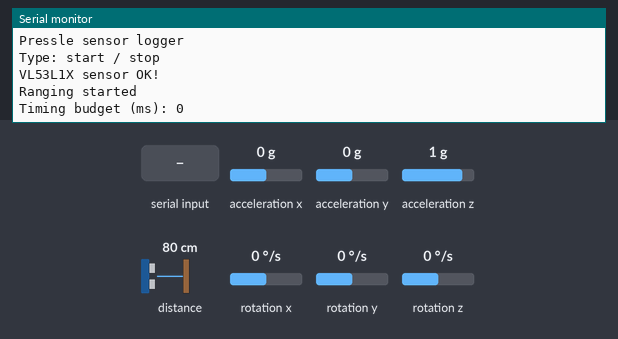
Bench run of a program on a simulated Arduino Nano 33 BLE. Parts: the last lines printed to the serial monitor. Inputs (shaded band) come from the test bench; at power-on: distance to the obstacle 80 cm, acceleration x 0 g, acceleration y 0 g, acceleration z 1 g, rotation x 0 °/s, rotation y 0 °/s, rotation z 0 °/s.

Above: at 1.2 s.
1.3 s: "start\n" received over Serial
At 1.8 s:
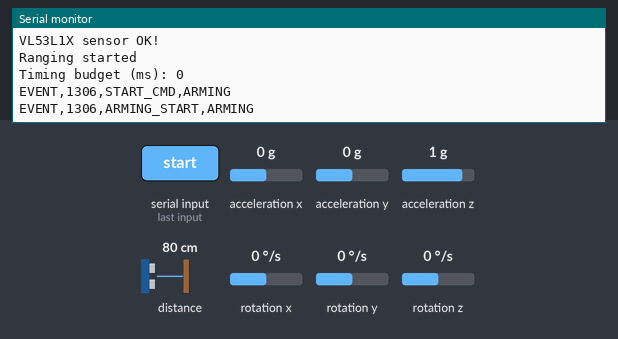
2.8 s: distance to the obstacle set to 2 cm
At 4.7 s:
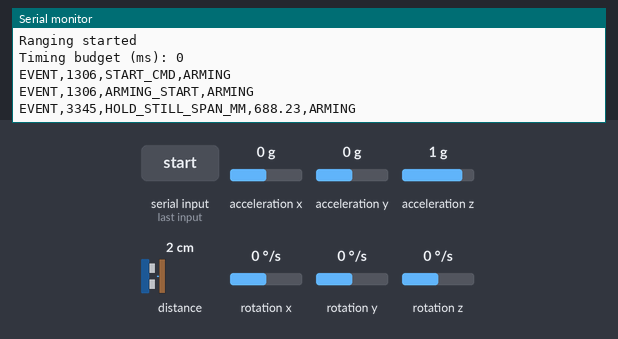
5.8 s: "stop\n" received over Serial
At 6.2 s:
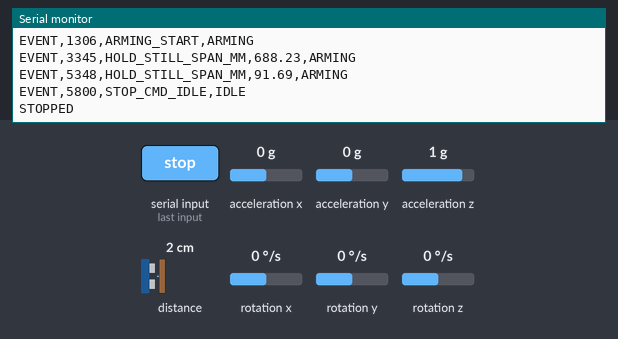
7.3 s: "start\n" received over Serial
At 10.5 s:
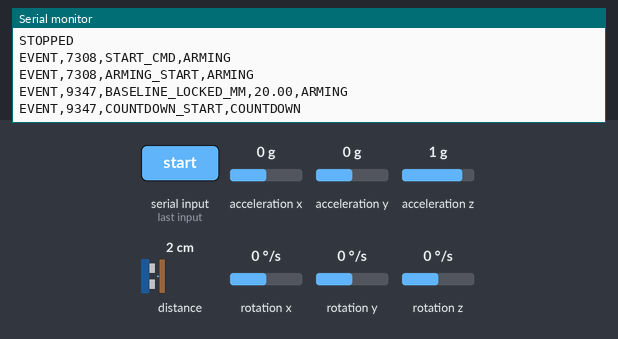

Measured:
- after the input at 1.3 s, the serial monitor: prints a new line at once (image 1)
- after the input at 2.8 s, the serial monitor: prints a new line after 0.55 s (image 2)
- after the input at 5.8 s, the serial monitor: prints a new line at once (image 3)
- after the input at 7.3 s, the serial monitor: prints a new line at once (image 4)

The program:

main.cpp
```cpp
#include <Wire.h>
#include <Arduino_BMI270_BMM150.h>
#include <Adafruit_VL53L1X.h>

#define IRQ_PIN 2
#define XSHUT_PIN 3

Adafruit_VL53L1X vl53 = Adafruit_VL53L1X(XSHUT_PIN, IRQ_PIN);

// Forward declaration
void handleSerial();
bool sampleSensors(float &tofRaw, float &tofSmooth, float &ax, float &ay, float &az, float &gx, float &gy, float &gz);
void emitEvent(const char *name);
void emitEventValue(const char *name, float value);
const char *stateName();

enum State { IDLE, ARMING, COUNTDOWN, RECORDING, END_HOLD };
State state = IDLE;

const unsigned long SAMPLE_MS = 100;
unsigned long lastSample = 0;
const unsigned long ARMING_MS = 2000;
const unsigned long COUNTDOWN_MS = 5000;
const unsigned long SESSION_MS = 60000;
const unsigned long END_HOLD_MS = 2000;
const unsigned long END_HOLD_TIMEOUT_MS = 5000;
const float STABLE_RANGE_MM = 25.0f;
const float TOF_EMA_ALPHA = 0.30f;

unsigned long phaseStartMs = 0;
float baselineTof = 0.0f;
bool baselineLocked = false;
bool csvHeaderPrinted = false;

float tofEma = 0.0f;
bool tofEmaInit = false;
float stableMin = 100000.0f;
float stableMax = -100000.0f;

bool stopRequested = false;

void resetStabilityWindow(float currentValue) {
  stableMin = currentValue;
  stableMax = currentValue;
}

void setup() {
  Serial.begin(115200);
  while (!Serial) { delay(10); }

  Serial.println(F("Pressle sensor logger"));
  Serial.println(F("Type: start / stop"));

  Wire.begin();
  Wire.setClock(400000);

  if (!IMU.begin()) {
    Serial.println("IMU not found");
    while (1) { delay(10); }
  }

  if (!vl53.begin(0x29, &Wire)) {
    Serial.print(F("Error on init of VL sensor: "));
    Serial.println(vl53.vl_status);
    while (1) { delay(10); }
  }
  Serial.println(F("VL53L1X sensor OK!"));

  if (!vl53.startRanging()) {
    Serial.print(F("Couldn't start ranging: "));
    Serial.println(vl53.vl_status);
    while (1) { delay(10); }
  }
  Serial.println(F("Ranging started"));

  vl53.setTimingBudget(50);
  Serial.print(F("Timing budget (ms): "));
  Serial.println(vl53.getTimingBudget());
}

void loop() {
  handleSerial();

  if (state == IDLE) {
    delay(10);
    return;
  }

  if (millis() - lastSample < SAMPLE_MS) return;
  lastSample = millis();

  float tofRaw = 0, tofSmooth = 0;
  float ax = 0, ay = 0, az = 0, gx = 0, gy = 0, gz = 0;
  if (!sampleSensors(tofRaw, tofSmooth, ax, ay, az, gx, gy, gz)) {
    return;
  }

  stableMin = min(stableMin, tofSmooth);
  stableMax = max(stableMax, tofSmooth);

  if (state == ARMING) {
    if (millis() - phaseStartMs >= ARMING_MS) {
      float span = stableMax - stableMin;
      if (span <= STABLE_RANGE_MM) {
        baselineTof = tofSmooth;
        baselineLocked = true;
        emitEventValue("BASELINE_LOCKED_MM", baselineTof);
        state = COUNTDOWN;
        phaseStartMs = millis();
        emitEvent("COUNTDOWN_START");
      } else {
        emitEventValue("HOLD_STILL_SPAN_MM", span);
        phaseStartMs = millis();
      }
      resetStabilityWindow(tofSmooth);
    }
    return;
  }

  if (state == COUNTDOWN) {
    if (millis() - phaseStartMs >= COUNTDOWN_MS) {
      state = RECORDING;
      phaseStartMs = millis();
      csvHeaderPrinted = false;
      emitEvent("RECORDING_START");
    }
    return;
  }

  if (state == RECORDING) {
    if (!csvHeaderPrinted) {
      Serial.println("timestamp_ms,tof_mm,ax,ay,az,gx,gy,gz");
      Serial.println("RECORDING");
      csvHeaderPrinted = true;
    }

    Serial.print(millis());
    Serial.print(",");
    Serial.print(tofRaw, 2);
    Serial.print(",");
    Serial.print(ax, 4); Serial.print(",");
    Serial.print(ay, 4); Serial.print(",");
    Serial.print(az, 4); Serial.print(",");
    Serial.print(gx, 4); Serial.print(",");
    Serial.print(gy, 4); Serial.print(",");
    Serial.println(gz, 4);

    if (stopRequested || (millis() - phaseStartMs >= SESSION_MS)) {
      state = END_HOLD;
      phaseStartMs = millis();
      stopRequested = false;
      resetStabilityWindow(tofSmooth);
      emitEvent("END_HOLD_START");
    }
    return;
  }

  if (state == END_HOLD) {
    if (millis() - phaseStartMs >= END_HOLD_MS) {
      float span = stableMax - stableMin;
      if (span <= STABLE_RANGE_MM) {
        emitEventValue("SESSION_STOPPED_CLEAN_SPAN_MM", span);
        Serial.println("STOPPED");
        state = IDLE;
        baselineLocked = false;
        tofEmaInit = false;
      } else if (millis() - phaseStartMs >= END_HOLD_TIMEOUT_MS) {
        emitEventValue("SESSION_STOPPED_TIMEOUT_SPAN_MM", span);
        Serial.println("STOPPED");
        state = IDLE;
        baselineLocked = false;
        tofEmaInit = false;
      }
    }
  }
}

void handleSerial() {
  if (!Serial.available()) return;

  String cmd = Serial.readStringUntil('\n');
  cmd.trim();

  if (cmd.equalsIgnoreCase("start")) {
    state = ARMING;
    phaseStartMs = millis();
    baselineLocked = false;
    csvHeaderPrinted = false;
    stopRequested = false;
    emitEvent("START_CMD");
    emitEvent("ARMING_START");
  } else if (cmd.equalsIgnoreCase("stop")) {
    if (state == RECORDING) {
      stopRequested = true;
      emitEvent("STOP_CMD");
    } else {
      state = IDLE;
      emitEvent("STOP_CMD_IDLE");
      Serial.println("STOPPED");
    }
  }
}

bool sampleSensors(float &tofRaw, float &tofSmooth, float &ax, float &ay, float &az, float &gx, float &gy, float &gz) {
  if (!vl53.dataReady()) return false;

  int16_t tof = vl53.distance();
  if (tof == -1) {
    emitEventValue("TOF_ERROR", (float)vl53.vl_status);
    vl53.clearInterrupt();
    return false;
  }
  vl53.clearInterrupt();

  tofRaw = (float)tof;
  if (!tofEmaInit) {
    tofEma = tofRaw;
    tofEmaInit = true;
    resetStabilityWindow(tofEma);
  } else {
    tofEma = (TOF_EMA_ALPHA * tofRaw) + ((1.0f - TOF_EMA_ALPHA) * tofEma);
  }
  tofSmooth = tofEma;

  ax = ay = az = gx = gy = gz = 0.0f;
  if (IMU.accelerationAvailable()) {
    IMU.readAcceleration(ax, ay, az);
  }
  if (IMU.gyroscopeAvailable()) {
    IMU.readGyroscope(gx, gy, gz);
  }
  return true;
}

void emitEvent(const char *name) {
  Serial.print("EVENT,");
  Serial.print(millis());
  Serial.print(",");
  Serial.print(name);
  Serial.print(",");
  Serial.println(stateName());
}

void emitEventValue(const char *name, float value) {
  Serial.print("EVENT,");
  Serial.print(millis());
  Serial.print(",");
  Serial.print(name);
  Serial.print(",");
  Serial.print(value, 2);
  Serial.print(",");
  Serial.println(stateName());
}

const char *stateName() {
  switch (state) {
    case IDLE: return "IDLE";
    case ARMING: return "ARMING";
    case COUNTDOWN: return "COUNTDOWN";
    case RECORDING: return "RECORDING";
    case END_HOLD: return "END_HOLD";
    default: return "UNKNOWN";
  }
}
```
